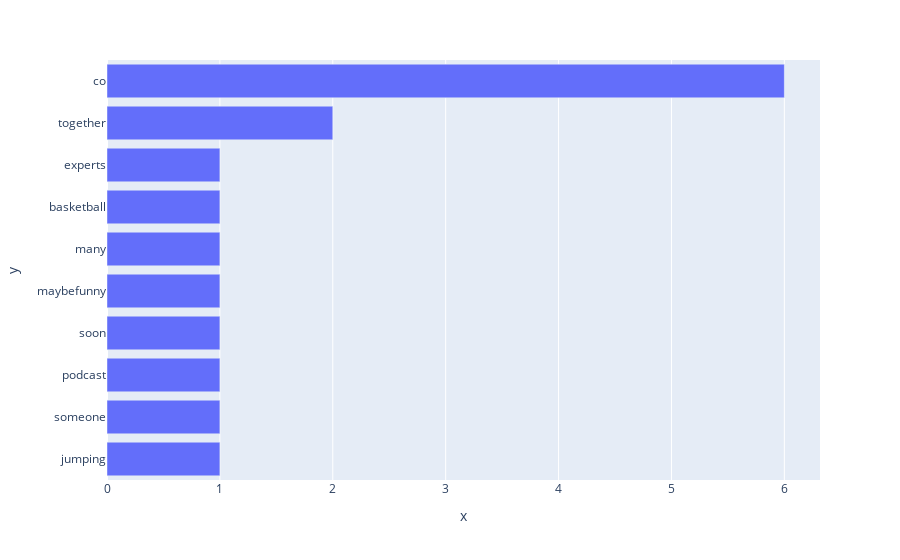

Notebook code cell kept with this figure:
### Code cell
import plotly.express as px

fig = px.bar(y=fdist.index, x=fdist.values)

# sort values
fig.update_layout(barmode='stack', yaxis={'categoryorder':'total ascending'})

# show plot
fig.show()

### Figure 1 — Plotly figure (JSON) as saved in the notebook; plotly's stock layout.template omitted (floating-point values rounded to 4 significant figures)
{"data": [{"alignmentgroup": "True", "hovertemplate": "x=%{x}<br>y=%{y}<extra></extra>", "legendgroup": "", "marker": {"color": "#636efa", "pattern": {"shape": ""}}, "name": "", "offsetgroup": "", "orientation": "h", "showlegend": false, "textposition": "auto", "type": "bar", "x": [6, 2, 1, 1, 1, 1, 1, 1, 1, 1], "xaxis": "x", "y": ["co", "together", "jumping", "someone", "podcast", "soon", "maybefunny", "many", "basketball", "experts"], "yaxis": "y"}], "layout": {"barmode": "stack", "legend": {"tracegroupgap": 0}, "margin": {"t": 60}, "xaxis": {"anchor": "y", "domain": [0, 1], "title": {"text": "x"}}, "yaxis": {"anchor": "x", "categoryorder": "total ascending", "domain": [0, 1], "title": {"text": "y"}}}}
